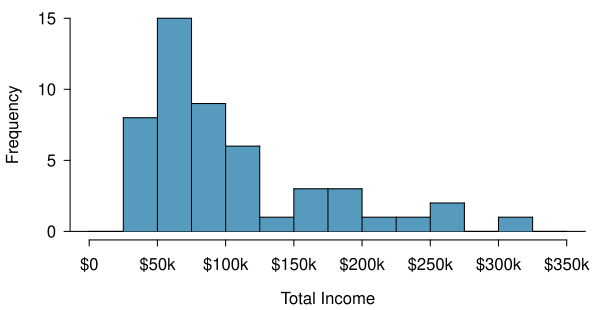

Reproduce this figure in R.
library(openintro)
data(email50)
data(COL)

x <- loan50$total_income
H <- hist(x,
          breaks = 12,
          plot = FALSE)
counts <- rbind(H$counts)
from   <- head(H$breaks, -1)
to     <- tail(H$breaks, -1)
colnames(counts) <- paste(from, 'to', to)
require(xtable)
xtable(counts)

myPDF("loan50IncomeHist.pdf",
      6.05, 3.1,
      mar = c(3.5, 3.5, 0.5, 1),
      mgp = c(2.4, 0.7, 0))
histPlot(x,
         breaks = seq(0, 350e3, 25e3),
         # breaks = seq(0, 40000, 5000),
         xlab = 'Total Income',
         ylab = "Frequency",
         # ylim = c(0, 20),
         col = COL[1],
         border = COL[5],
         axes = FALSE)
bin <- table(round(x / 2000) * 2000)
for (i in 1:length(bin)) {
  # points(rep(as.numeric(names(bin)[i]), bin[i]), 1:(bin[i]), cex = 2)
}
axis(2)
AxisInDollars(1, pretty(x))
dev.off()
